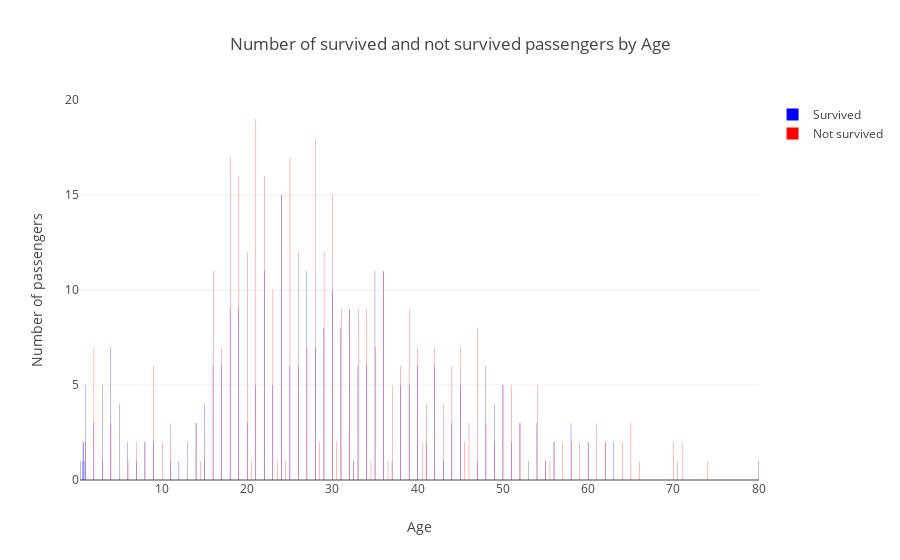

Notebook code cell kept with this figure:
### Code cell
plot_survived_bar(get_survived_categories(train_df,'Age'), 'Age')
